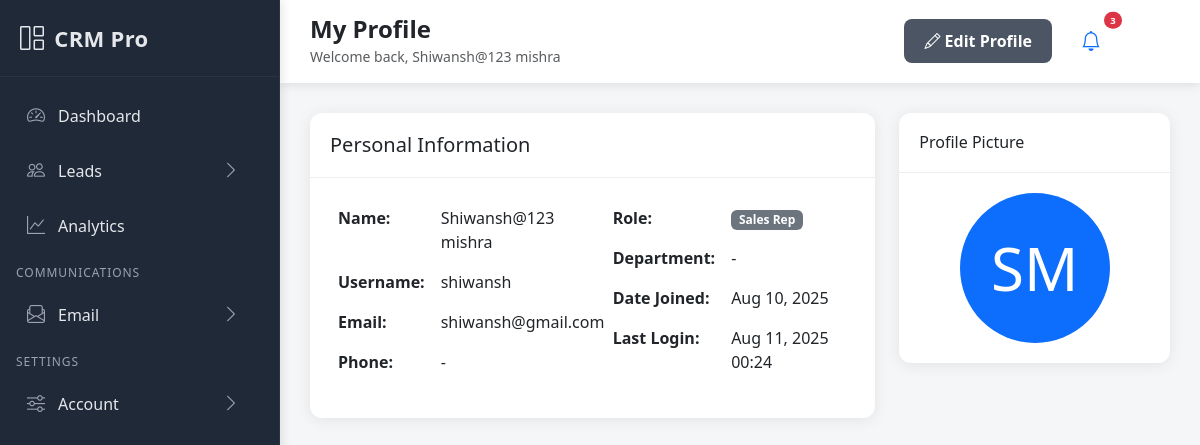
The app's page /accounts/profile/ (signed in), older data.
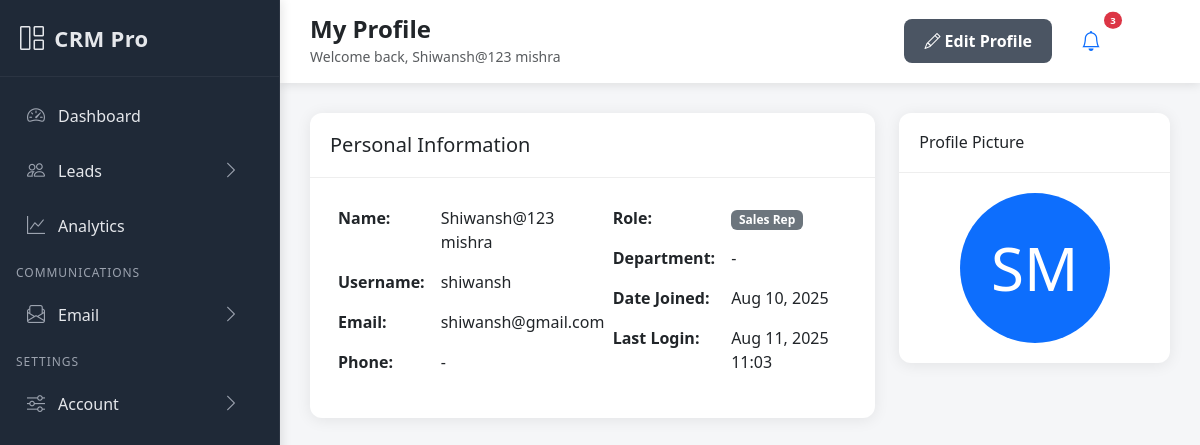
The same page, newer data.
### accounts/models.py (models this page shows, shortened)
class CustomUser(AbstractUser):
    ROLE_CHOICES = [
        ('superadmin', 'Super Admin'),
        ('admin', 'Admin'),
        ('sales_manager', 'Sales Manager'),
        ('sales_rep', 'Sales Rep'),
        ('marketing', 'Marketing'),
    ]
    email = models.EmailField(unique=True)
    phone = models.CharField(max_length=15, blank=True, null=True)
    role = models.CharField(max_length=20, choices=ROLE_CHOICES, default='sales_rep')
    department = models.CharField(max_length=100, blank=True, null=True)
    profile_picture = models.ImageField(upload_to='profiles/', blank=True, null=True)
    is_active = models.BooleanField(default=True)
    date_joined = models.DateTimeField(auto_now_add=True)
    USERNAME_FIELD = 'username'
    REQUIRED_FIELDS = ['email', 'first_name', 'last_name']

### accounts/views.py (the view)
# urls.py: path('profile/', views.profile_view, name='profile'),
@login_required
def profile_view(request):
    try:
        profile = request.user.profile
    except UserProfile.DoesNotExist:
        profile = UserProfile.objects.create(user=request.user)
    context = {
        'profile': profile,
        'user': request.user
    }
    return render(request, 'accounts/profile.html', context)

### templates/accounts/profile.html (shortened to what this page needs)
{% extends 'base.html' %}
{% block page_title %}My Profile{% endblock %}
{% block page_actions %}
<a href="{% url 'accounts:profile_update' %}" class="btn btn-primary">
    <i class="bi bi-pencil"></i> Edit Profile
</a>
{% endblock %}
{% block content %}
<div class="row">
    <div class="col-lg-8">
        <div class="card mb-4">
            <div class="card-header">
                <h5 class="mb-0">Personal Information</h5>
            </div>
            <div class="card-body">
                <div class="row">
                    <div class="col-md-6">
                        <table class="table table-borderless">
                            <tr>
                                <td class="fw-bold">Name:</td>
                                <td>{{ user.get_full_name }}</td>
                            </tr>
                            <tr>
                                <td class="fw-bold">Username:</td>
                                <td>{{ user.username }}</td>
                            </tr>
                            <tr>
                                <td class="fw-bold">Email:</td>
                                <td>{{ user.email }}</td>
                            </tr>
                            <tr>
                                <td class="fw-bold">Phone:</td>
                                <td>{{ user.phone|default:"-" }}</td>
                            </tr>
                        </table>
                    </div>
                    <div class="col-md-6">
                        <table class="table table-borderless">
                            <tr>
                                <td class="fw-bold">Role:</td>
                                <td><span class="badge bg-secondary">{{ user.get_role_display }}</span></td>
                            </tr>
                            <tr>
                                <td class="fw-bold">Department:</td>
                                <td>{{ user.department|default:"-" }}</td>
                            </tr>
                            <tr>
                                <td class="fw-bold">Date Joined:</td>
                                <td>{{ user.date_joined|date:"M d, Y" }}</td>
                            </tr>
                            <tr>
                                <td class="fw-bold">Last Login:</td>
                                <td>{{ user.last_login|date:"M d, Y H:i"|default:"Never" }}</td>
                            </tr>
                        </table>
                    </div>
                </div>
            </div>
        </div>
    </div>
    <div class="col-lg-4">
        <div class="card">
            <div class="card-header">
                <h6 class="mb-0">Profile Picture</h6>
            </div>
            <div class="card-body text-center">
                {% if user.profile_picture %}
                <img src="{{ user.profile_picture.url }}" class="rounded-circle" width="150" height="150">
                {% else %}
                <div class="bg-primary rounded-circle text-white d-flex align-items-center justify-content-center mx-auto" style="width: 150px; height: 150px; font-size: 60px;">
                    {{ user.first_name.0|upper }}{{ user.last_name.0|upper }}
                </div>
                {% endif %}
            </div>
        </div>
    </div>
</div>
{% endblock %}

### templates/base.html (shortened to what the changed rows need)
<!DOCTYPE html>
<html lang="en">
<head>
    <link href="https://cdn.jsdelivr.net/npm/bootstrap@5.3.0/dist/css/bootstrap.min.css" rel="stylesheet">
    <link href="https://cdn.jsdelivr.net/npm/bootstrap-icons@1.10.0/font/bootstrap-icons.css" rel="stylesheet">
</head>
<body>
    <div class="main-content">
        <div class="topbar">
            <div class="d-flex justify-content-between align-items-center">
                <div class="page-header">
                    <h4 class="mb-0 fw-bold">{% block page_title %}Dashboard{% endblock %}</h4>
                    <small class="text-muted">{% block page_subtitle %}Welcome back, {{ user.get_full_name }}{% endblock %}</small>
                </div>
            </div>
        </div>
        <div class="content-area">
            <div class="page-content fade-in">
                {% block content %}{% endblock %}
            </div>
        </div>
    </div>
</body>
</html>

Row changes from the older to the newer data that the page shows:
changed CustomUser "Shiwansh@123 mishra": last_login "Aug 11, 2025 00:24" → "Aug 11, 2025 11:03"
